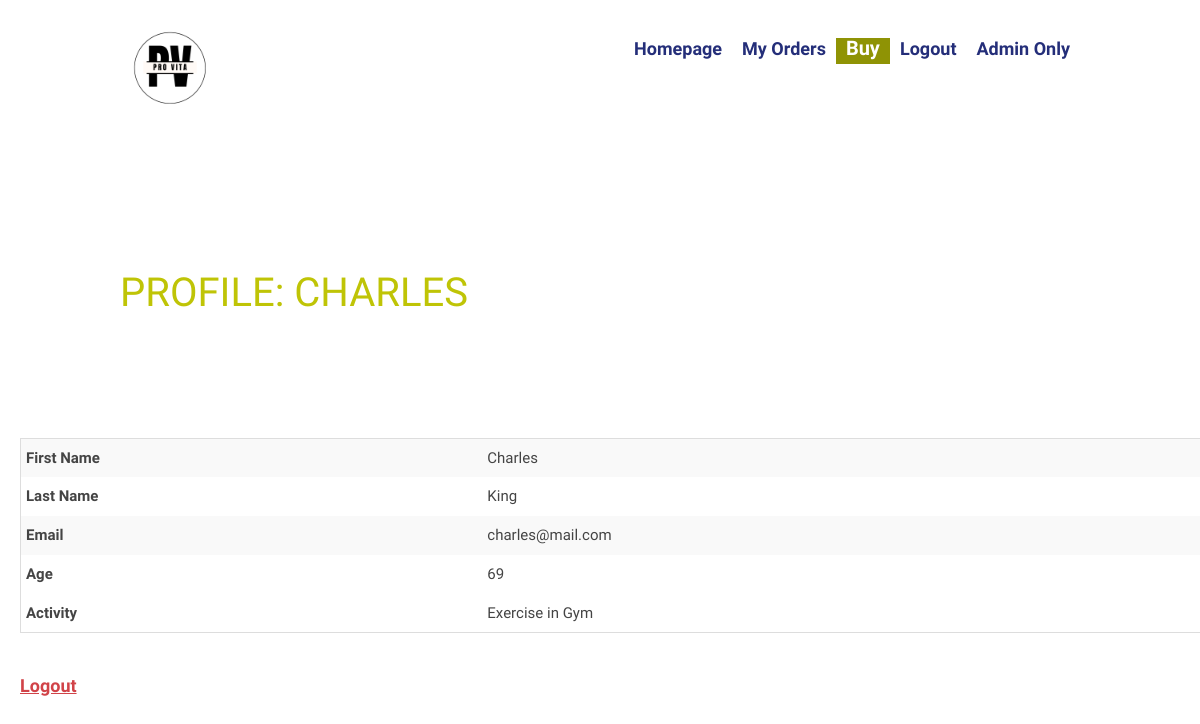
/profile (signed in), run on the app's committed database.
### tables this page shows
CREATE TABLE users (
                            username VARCHAR(50) PRIMARY KEY,
                            password VARCHAR(50) NOT NULL,
                            email VARCHAR(50) NOT NULL,
                            first_name CHAR(50) not null,
                            last_name CHAR(50) not null,
                            age INTEGER default null,
                            activity VARCHAR(50) default null
                                );

### main.py (the view)
@app.route('/profile', methods=['GET'])
def profile():
    if not current_user.is_authenticated:
        flash("You need to login to access the profile page.", category='error')
        return redirect(url_for('login'))
    myusername = current_user.username
    myemail = ""
    myfname = ""
    mylname = ""
    myage = ""
    myactivity = ""
    conn = None
    try:
        conn = sqlite3.connect(db_file)
        cursor = conn.cursor()
        myquery = "SELECT email, first_name, last_name, age, activity FROM users WHERE username=?"
        dataUser = cursor.execute(myquery, (myusername,))
        print("These are the details of the user: ")
        rows = []
        for row in dataUser:
            print(row)
            rows.append(row)
        if len(rows) == 1:
            myemail = rows[0][0]
            myfname = rows[0][1]
            mylname = rows[0][2]
            myage = rows[0][3]
            myactivity = rows[0][4]
        else:
            return "Error: the username does not exist"
    except Error as e:
        print(e)
    finally:
        if conn:
            conn.close()
    return render_template("profile.html", username=myusername, email=myemail, first_name=myfname, last_name=mylname,
                           age=myage, activity=myactivity)

### main.py (called while the page is built)
@login_manager.user_loader
def load_user(username):
    return User(username)

### templates/profile.html (shortened to what this page needs)
<!doctype html>
<html lang="en">
<head>
    <link rel="stylesheet" href="{{url_for('static', filename='css/style.css')}}"/>
</head>
<body>
<header id="home" class="header">
    <nav class="nav" role="navigation">
        <div class="container nav-elements">
            <div class="branding">
                <a href="/"><img src='static/images/provita_logo.png'
                                 alt="Logo - ProVita" width="100" height="100"></a>
            </div>
            <div class="navbar">
                {% if current_user.is_authenticated %}
                <a class="nav-item nav-link" id="homepage" href="/"> Homepage</a>
                <a class="nav-item nav-link" href="/orders" id="orders">My Orders</a>
                <a class="nav-item nav-link" id="search" href="/search">Buy</a>
                <a class="nav-item nav-link" id="logout" href="/logout">Logout</a>
                <a class="nav-item nav-link" id="admin" href="/admin">Admin Only</a>
                {% else %}
                <a class="nav-item nav-link" id="login" href="/login">Login</a>
                <a class="nav-item nav-link" id="signup" href="/signup">Sign Up</a>
                <a href="http://www.linkedin.com">LinkedIn</a>
                {% endif %}
            </div>
        </div>
    </nav>
</header>
<section id="profile" class="section">
    <div class="container">
        <h2 class="headline">Profile: {{ first_name|e }} </h2>
    </div>
</section>
<table style="margin-left: 20px;">
    <tr>
        <th>First Name</th>
        <td>{{ first_name|e }}</td>
    </tr>
    <tr>
        <th>Last Name</th>
        <td>{{ last_name|e }}</td>
    </tr>
    <tr>
        <th>Email</th>
        <td>{{ email|e }}</td>
    </tr>
    <tr>
        <th>Age</th>
        <td>
            {{ age|e }}
        </td>
    </tr>
    <tr>
    <tr>
        <th>Activity</th>
        <td>
            {{ activity }}
        </td>
    </tr>
</table>
<br>
<a style="margin-left: 20px;" href="/logout">Logout</a>
</body>
</html>

### static/css/style.css (style rules this page uses)
html { font-size: 62.5%; box-sizing: border-box }
body { margin: 0; padding: 0; color: #000; background-color: #fff; font-family: Raleway, Helvetica, Arial, sans-serif; font-size: 1.8rem; line-height: 160%; font-weight: 300 }
.container { width: 80%; max-width: 1200px; margin: 0 auto }
h1, h2, h3, h4, h5, h6 { margin: 0; padding: 0; font-family: Raleway, Helvetica, Arial, sans-serif; color: #bfc406 }
img { display: block; max-width: 100% }
a { font-weight: 700; color: #d14348 }
.nav { margin-top: 1.75rem }
.nav .nav-elements .branding { max-width: 180px; margin: 0 auto }
.nav .nav-elements .navbar { margin: 0; padding: 0; line-height: 120%; list-style-type: none; margin-top: 2rem; width: 100% }
.nav .nav-elements .navbar a { font-weight: 600; color: #242e79; text-decoration: none; padding: 0 1rem; -webkit-transition: 1s ease-out; transition: 1s ease-out }
.nav .nav-elements .navbar a:after { content: ''; display: block; height: 5px; width: 0; margin: 0 .5rem; -webkit-transition: width .3s ease-out, background-color .3s ease-out; transition: width .3s ease-out, background-color .3s ease-out }
@media screen and (min-width:600px) { .nav .nav-elements { display: -webkit-box; display: -webkit-flex; display: -ms-flexbox; display: flex } }
@media screen and (min-width:600px) { .nav .nav-elements .branding { width: 30%; margin: 0 } }
@media screen and (min-width:600px) { .nav .nav-elements .navbar { display: -webkit-box; display: -webkit-flex; display: -ms-flexbox; display: flex; -webkit-box-pack: end; -webkit-justify-content: flex-end; -ms-flex-pack: end; justify-content: flex-end; -webkit-align-content: flex-start; -ms-flex-line-pack: start; align-content: flex-start; -webkit-flex-wrap: wrap; -ms-flex-wrap: wrap; flex-wrap: wrap } }
.section { min-height: 40vh; display: -webkit-box; display: -webkit-flex; display: -ms-flexbox; display: flex; -webkit-box-orient: vertical; -webkit-box-direction: normal; -webkit-flex-direction: column; -ms-flex-direction: column; flex-direction: column; -webkit-box-pack: center; -webkit-justify-content: center; -ms-flex-pack: center; justify-content: center; line-height: 160% }
.section .headline { text-transform: uppercase; font-weight: 300; font-size: 4rem; margin-top: 3rem; line-height: 110% }
@media screen and (min-width:600px) { .section { font-size: 2rem } }
#search { color: #fff; font-size: 2rem; background-color: #8f9305; }
table { border-collapse: collapse; width: 100%; margin-bottom: 1rem; background-color: #fff; color: #444; border: 1px solid #ddd; font-size: 1.5rem; }
th, td { padding: 0.5rem; text-align: left; vertical-align: middle; }
tbody tr:nth-of-type(odd) { background-color: #f9f9f9; }
td:first-child, th:first-child { border-left: none; }
td:last-child, th:last-child { border-right: none; }

### data on the page
users: first_name "CHARLES", first_name "Charles", last_name "King", email "charles@mail.com", activity "Exercise in Gym"

### other printed values
{{ age|e }} "69"
